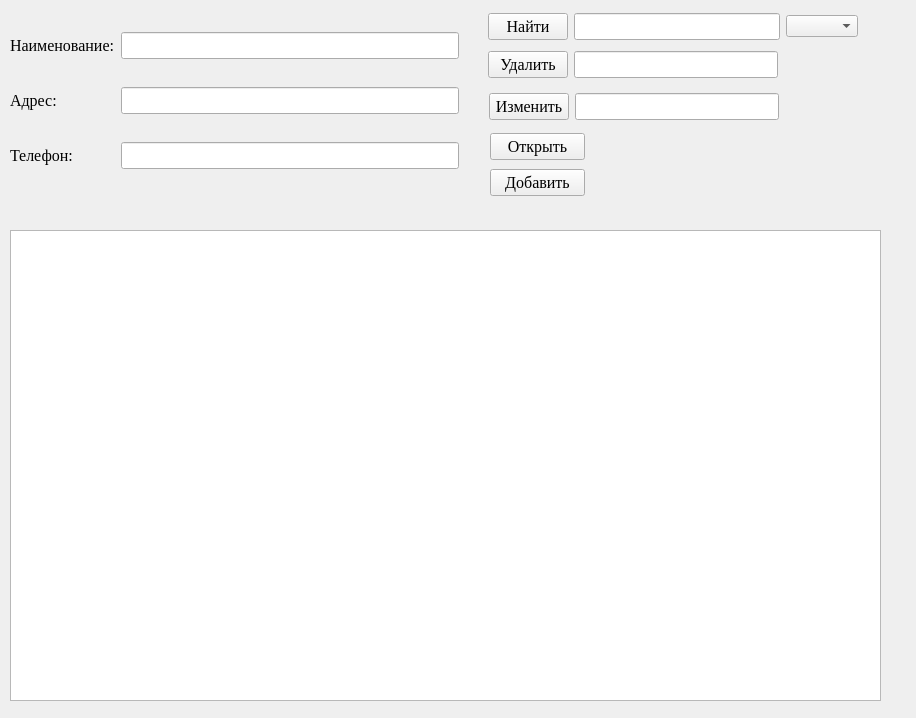
<?xml version="1.0" encoding="UTF-8"?>
<ui version="4.0">
 <class>Form</class>
 <widget class="QWidget" name="Form">
  <property name="geometry">
   <rect>
    <x>0</x>
    <y>0</y>
    <width>916</width>
    <height>718</height>
   </rect>
  </property>
  <property name="windowTitle">
   <string>Form</string>
  </property>
  <widget class="QWidget" name="layoutWidget">
   <property name="geometry">
    <rect>
     <x>10</x>
     <y>10</y>
     <width>449</width>
     <height>181</height>
    </rect>
   </property>
   <layout class="QGridLayout" name="gridLayout">
    <item row="2" column="0">
     <widget class="QLabel" name="label_9">
      <property name="font">
       <font>
        <family>Times New Roman</family>
        <pointsize>12</pointsize>
       </font>
      </property>
      <property name="text">
       <string>Телефон:</string>
      </property>
     </widget>
    </item>
    <item row="2" column="1">
     <widget class="QLineEdit" name="patronymic_2">
      <property name="font">
       <font>
        <family>Times New Roman</family>
        <pointsize>12</pointsize>
       </font>
      </property>
     </widget>
    </item>
    <item row="0" column="0">
     <widget class="QLabel" name="label_7">
      <property name="font">
       <font>
        <family>Times New Roman</family>
        <pointsize>12</pointsize>
       </font>
      </property>
      <property name="text">
       <string>Наименование:</string>
      </property>
     </widget>
    </item>
    <item row="1" column="0">
     <widget class="QLabel" name="label_8">
      <property name="font">
       <font>
        <family>Times New Roman</family>
        <pointsize>12</pointsize>
       </font>
      </property>
      <property name="text">
       <string>Адрес:</string>
      </property>
     </widget>
    </item>
    <item row="1" column="1">
     <widget class="QLineEdit" name="patronymic_3">
      <property name="font">
       <font>
        <family>Times New Roman</family>
        <pointsize>12</pointsize>
       </font>
      </property>
     </widget>
    </item>
    <item row="0" column="1">
     <widget class="QLineEdit" name="patronymic_4">
      <property name="font">
       <font>
        <family>Times New Roman</family>
        <pointsize>12</pointsize>
       </font>
      </property>
     </widget>
    </item>
   </layout>
  </widget>
  <widget class="QTableWidget" name="tableWidget">
   <property name="geometry">
    <rect>
     <x>10</x>
     <y>230</y>
     <width>871</width>
     <height>471</height>
    </rect>
   </property>
  </widget>
  <widget class="QWidget" name="layoutWidget_3">
   <property name="geometry">
    <rect>
     <x>488</x>
     <y>10</y>
     <width>370</width>
     <height>33</height>
    </rect>
   </property>
   <layout class="QHBoxLayout" name="horizontalLayout_4">
    <item>
     <widget class="QPushButton" name="find_2">
      <property name="font">
       <font>
        <family>Times New Roman</family>
        <pointsize>12</pointsize>
       </font>
      </property>
      <property name="text">
       <string>Найти</string>
      </property>
     </widget>
    </item>
    <item>
     <widget class="QLineEdit" name="leinsert">
      <property name="font">
       <font>
        <family>Times New Roman</family>
        <pointsize>12</pointsize>
       </font>
      </property>
     </widget>
    </item>
    <item>
     <widget class="QComboBox" name="cbinsert_2"/>
    </item>
   </layout>
  </widget>
  <widget class="QWidget" name="layoutWidget_5">
   <property name="geometry">
    <rect>
     <x>489</x>
     <y>90</y>
     <width>290</width>
     <height>33</height>
    </rect>
   </property>
   <layout class="QHBoxLayout" name="horizontalLayout">
    <item>
     <widget class="QPushButton" name="open_3">
      <property name="font">
       <font>
        <family>Times New Roman</family>
        <pointsize>12</pointsize>
       </font>
      </property>
      <property name="text">
       <string>Изменить</string>
      </property>
     </widget>
    </item>
    <item>
     <widget class="QLineEdit" name="leclear_3">
      <property name="font">
       <font>
        <family>Times New Roman</family>
        <pointsize>12</pointsize>
       </font>
      </property>
     </widget>
    </item>
   </layout>
  </widget>
  <widget class="QWidget" name="layoutWidget_4">
   <property name="geometry">
    <rect>
     <x>490</x>
     <y>130</y>
     <width>95</width>
     <height>71</height>
    </rect>
   </property>
   <layout class="QVBoxLayout" name="verticalLayout">
    <item>
     <widget class="QPushButton" name="open_2">
      <property name="font">
       <font>
        <family>Times New Roman</family>
        <pointsize>12</pointsize>
       </font>
      </property>
      <property name="text">
       <string>Открыть</string>
      </property>
     </widget>
    </item>
    <item>
     <widget class="QPushButton" name="insert_2">
      <property name="font">
       <font>
        <family>Times New Roman</family>
        <pointsize>12</pointsize>
       </font>
      </property>
      <property name="text">
       <string>Добавить</string>
      </property>
     </widget>
    </item>
   </layout>
  </widget>
  <widget class="QWidget" name="layoutWidget_2">
   <property name="geometry">
    <rect>
     <x>488</x>
     <y>48</y>
     <width>290</width>
     <height>33</height>
    </rect>
   </property>
   <layout class="QHBoxLayout" name="horizontalLayout_3">
    <item>
     <widget class="QPushButton" name="delete_3">
      <property name="font">
       <font>
        <family>Times New Roman</family>
        <pointsize>12</pointsize>
       </font>
      </property>
      <property name="text">
       <string>Удалить</string>
      </property>
     </widget>
    </item>
    <item>
     <widget class="QLineEdit" name="leclear_2">
      <property name="font">
       <font>
        <family>Times New Roman</family>
        <pointsize>12</pointsize>
       </font>
      </property>
     </widget>
    </item>
   </layout>
  </widget>
 </widget>
 <resources/>
 <connections/>
</ui>
